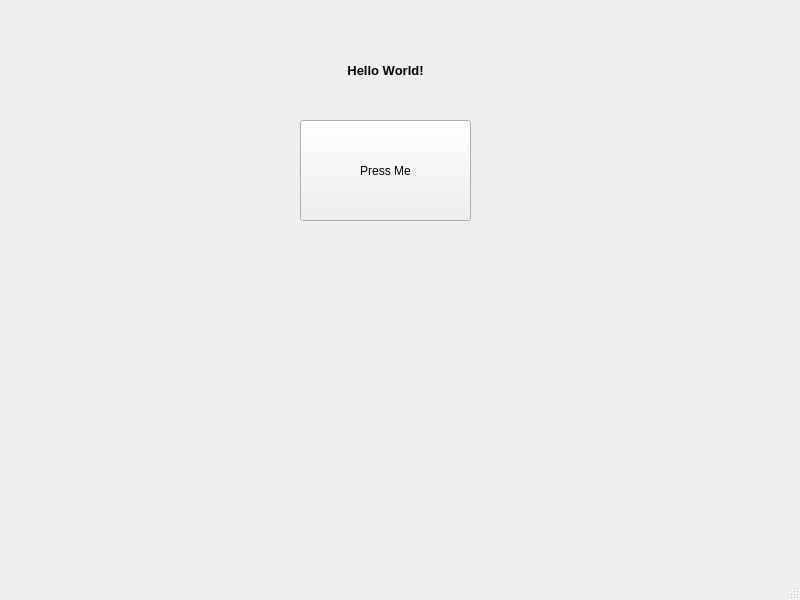
<?xml version="1.0" encoding="UTF-8"?>
<ui version="4.0">
 <class>MainWindow</class>
 <widget class="QMainWindow" name="MainWindow">
  <property name="geometry">
   <rect>
    <x>0</x>
    <y>0</y>
    <width>800</width>
    <height>600</height>
   </rect>
  </property>
  <property name="windowTitle">
   <string>MainWindow</string>
  </property>
  <widget class="QWidget" name="centralwidget">
   <widget class="QPushButton" name="btn1">
    <property name="geometry">
     <rect>
      <x>300</x>
      <y>120</y>
      <width>171</width>
      <height>101</height>
     </rect>
    </property>
    <property name="text">
     <string>Press Me</string>
    </property>
   </widget>
   <widget class="QLabel" name="lbl1">
    <property name="geometry">
     <rect>
      <x>340</x>
      <y>50</y>
      <width>91</width>
      <height>41</height>
     </rect>
    </property>
    <property name="font">
     <font>
      <pointsize>10</pointsize>
      <weight>75</weight>
      <bold>true</bold>
     </font>
    </property>
    <property name="text">
     <string>Hello World!</string>
    </property>
    <property name="alignment">
     <set>Qt::AlignCenter</set>
    </property>
   </widget>
  </widget>
  <widget class="QMenuBar" name="menubar">
   <property name="geometry">
    <rect>
     <x>0</x>
     <y>0</y>
     <width>800</width>
     <height>21</height>
    </rect>
   </property>
  </widget>
  <widget class="QStatusBar" name="statusbar"/>
 </widget>
 <resources/>
 <connections/>
</ui>
